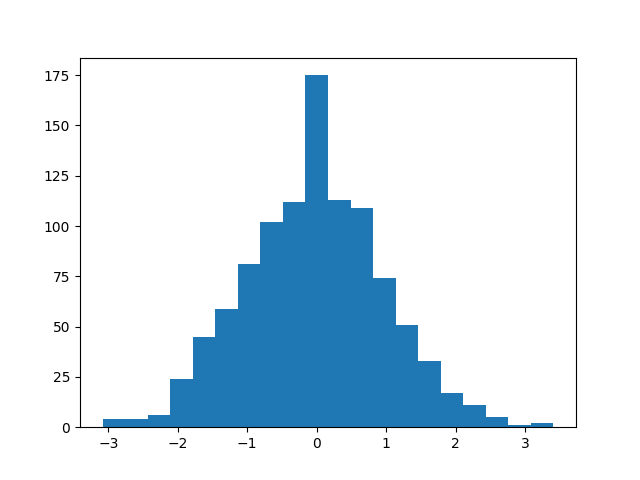

This chart was generated by the following Python code:
import numpy as np
import matplotlib.pyplot as plt

X = np.random.randn(1028)
plt.hist(X, bins = 20)
plt.show()
